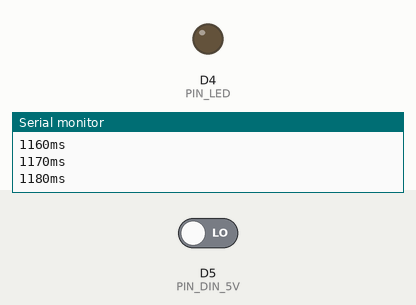
Simulated run of this sketch. Board: ESP8266 (NodeMCU). Parts: output pins drawn as LEDs (lit = HIGH), the last lines printed to the serial monitor. The test bench sets the inputs (shaded band); at power-on: D5 (PIN_DIN_5V) LOW.

Above: at 1.2 s.
1.3 s: D5 (PIN_DIN_5V) driven HIGH
At 2.8 s:
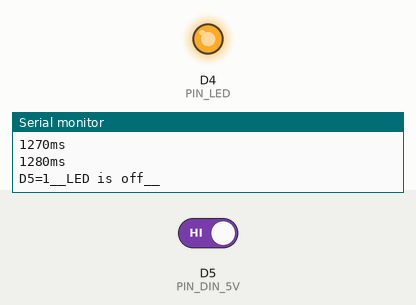
4.3 s: D5 (PIN_DIN_5V) driven LOW
Timing chart, 0 to 7.3 s (numbered marks = the images above; inputs shaded):
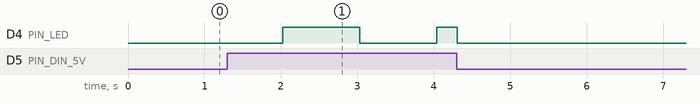

The sketch:

D1_ex56_5VinMonitor1.ino
```cpp
//_____D1_ex56_5VinMonitor1.ino____________________20210227_____
// This program is used to test the self-made shield
// `D1_5VinMonitor1` and to measure how long the D1 mini
// continues to work after the supply voltage is switched off
// (switch-off delay). For this purpose the 5V power supply must
// be connected via the shield and not via the USB connector.
// After power-on pin D5 is set to 1, the blue LED flashes with
// 0.5Hz and the system state is output via the serial interface
// (e.g. `D5=1__LED is on__`). The time control is done with a
// 10ms counter.
// If the supply voltage is switched off, D5 goes to 0, the LED
// is switched on, the 10ms counter is set to 0 and the counter
// value is sent as a millisecond value via the serial interface
// until the energy stored in the capacitor is used up.
// Hardware:
// 1. WeMos D1 mini (OR ESP32 D1 mini)
// 2. 5V power supply and
//    selfconstruction shield "D1_230Vmonioff1" or
//    prototype shield with voltage divider and backup capacitor
//
// Created by Karl Hartinger, February 27, 2021.
// Changes:
// 2021-02-27 First release
// Released into the public domain.

#include <Arduino.h>
#define D1MINI          1                   // ESP8266 D1mini+pro
//#define ESP32D1         2                 // ESP32 D1mini
#define  DEBUG56        false //true

//_______sensors, actors, global variables______________________
#if defined(ESP32) || defined(ESP32D1)
 #define PIN_LED         2                  // D4=IO2
 #define LED_ON          1                  // LED on
 #define LED_OFF         0                  // LED off
 #define PIN_DIN_5V     18                  // D5 -> 18
#else
 #define PIN_LED         2                  // D4=IO2
 #define LED_ON          0                  // LED on
 #define LED_OFF         1                  // LED off
 #define PIN_DIN_5V     D5                  // D5 -> 18
#endif
int  led_=LED_ON;                           // start: set...
int  counter_10ms=0;                        // 10ms counter
uint32_t millisLast;                        // last start
uint32_t millisDelay=10;                    // wait 10ms
bool din5Vfirst0=true;                      // 1st time 0

//_______SETUP__________________________________________________
void setup() {
 //------Serial-------------------------------------------------
 Serial.begin(115200); Serial.println("\nsetup(): --Start--");
 //------set pin mode-------------------------------------------
 pinMode(PIN_LED, OUTPUT);                  // blue led...
 digitalWrite(PIN_LED,led_);                // ...led on
 pinMode(PIN_DIN_5V, INPUT);                // 5V sensor
 millisLast=millis();                       // start time
 //------finish setup-------------------------------------------
 Serial.println("setup(): --Finished--\n"); // setup OK
 Serial.println("__");                      // for D1_oop89...
}

//_______LOOP___________________________________________________
void loop() {
 int din5V = digitalRead(PIN_DIN_5V);
 if(din5V==1)
 {//-----power on: switch and show led status-------------------
  din5Vfirst0=true;                         // din5V is 1
  if(counter_10ms % 100==0) {               // switch LED state
   led_=1-led_;                             // invert led value
   Serial.print("D5=1__LED is ");           // send led value...
   if(led_==LED_ON) Serial.println("on__"); // ... via ...
   else Serial.println("off__");            // ... Serial
   digitalWrite(PIN_LED,led_);              // and show LED
  }
 }
 else
 {//-----power off: show milli seconds--------------------------
  if(din5Vfirst0) {
   digitalWrite(PIN_LED,LED_ON);            // led on
   Serial.println("D5=0__LED is on!");      // send led value
   counter_10ms=0;                          // restart counter
   din5Vfirst0=false;                       // done
  }
  Serial.print(counter_10ms);               // send...
  Serial.println("0ms");                    // ...milliseconds
 }
 //------update 10ms counter------------------------------------
 counter_10ms++;                            // increment counter
 if(counter_10ms>6000) counter_10ms=0;      // every minute
 while((millis()-millisLast) < millisDelay) {delay(1); yield();}
 millisLast=millis();
}
```

Measured:
- after the input at 1.3 s, D4 (PIN_LED): LOW → HIGH after 0.72 s, → LOW 1.0 s later, → HIGH 1.0 s later
